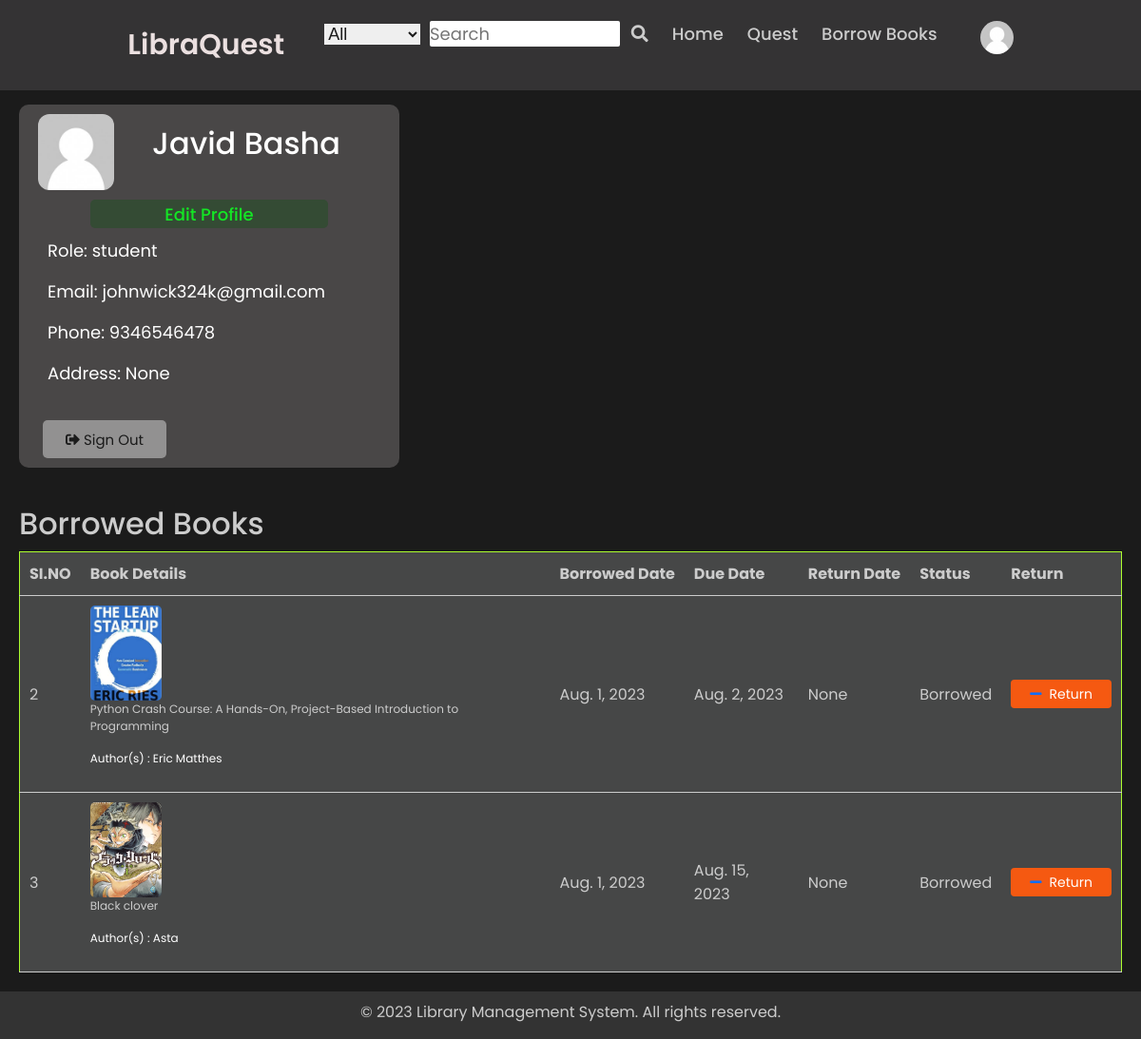
Page /profile/user_profile/javid/ (signed in) on the earlier database version.
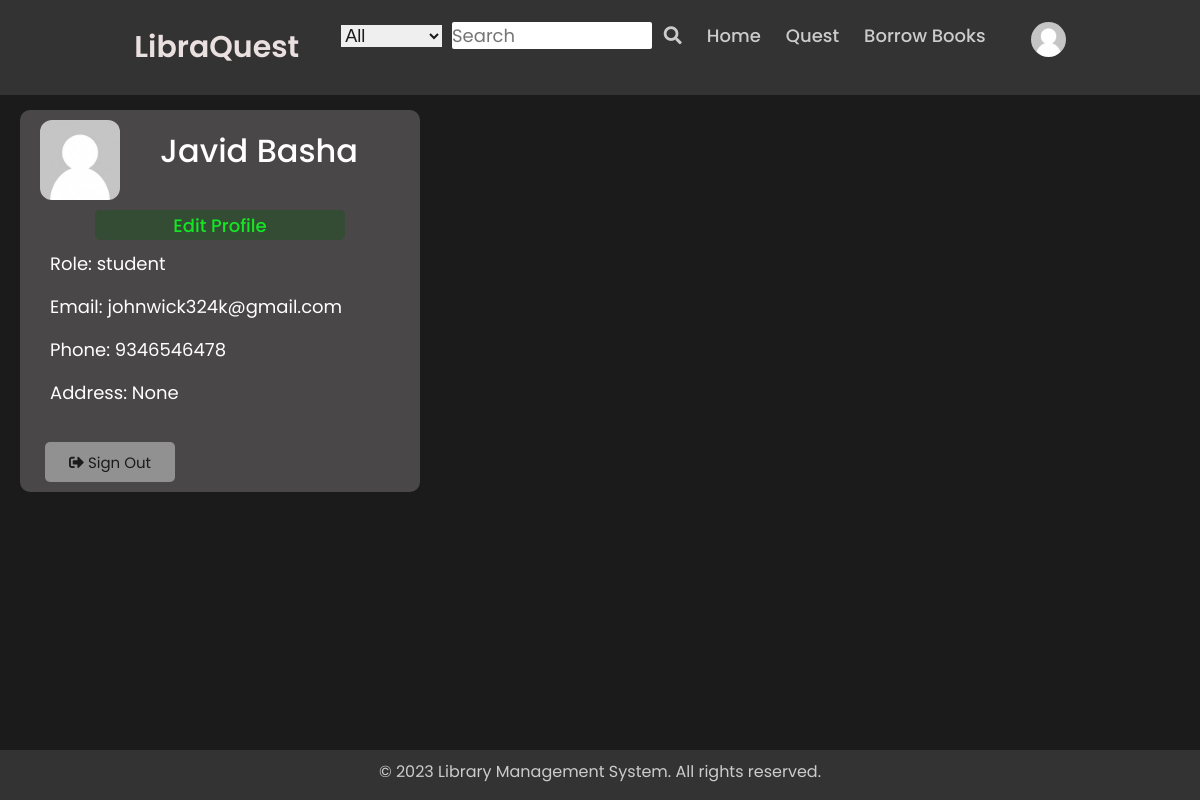
Same page on the later database version.
### my_app/models.py (models this page shows, shortened)
class RegisterModel(AbstractUser,PermissionsMixin):
    DEFAULT_USER_IMAGE = r'C:\\Users\\user\\Environments\\myenv\\Scripts\\LibraryManagementSystem\\media\\profile\\default_user.jpg'
    ROLE_CHOICES = (
        ('student' , 'Student'),
        ('teacher', 'Teacher'),
        ('librarian' , 'Librarian'),
        ('admin', 'Admin')
    )
    first_name = models.CharField(max_length=30)
    last_name = models.CharField(max_length=30)
    username = models.CharField(max_length=20, unique=True)
    email = models.EmailField(max_length=50, unique=True)
    role = models.CharField(max_length=20)
    profile_image = models.ImageField(upload_to="profile/", default=DEFAULT_USER_IMAGE ,null=True, blank=True)
    phone = models.CharField(max_length=20)
    address = models.TextField(max_length=200 ,blank=True, null=True)
    token = models.TextField(max_length=300 , blank=True, null = True)
    email_confirmed = models.BooleanField(default=False)
    is_staff = models.BooleanField(default=False)
    is_superuser = models.BooleanField(default=False)
    USERNAME_FIELD = 'username'
    objects = UserManager()

class Borrowings(models.Model):
    STATUS_CHOICES = (
        ('Borrowed', 'Borrowed'),
        ('Returned', 'Returned'),
        ('Overdue', 'Overdue'),
    )
    member = models.ForeignKey(Member , on_delete=models.CASCADE)
    book = models.ForeignKey(Books , on_delete=models.CASCADE)
    borrowed_date = models.DateField(default=timezone.now)
    due_date = models.DateField()
    return_date = models.DateField(null=True , blank=True)
    fine_amount = models.DecimalField(max_digits=8, decimal_places=2, null=True,blank=True)
    status = models.CharField(max_length=50,choices=STATUS_CHOICES,default="None")

class Books(models.Model):
    title = models.TextField(null=False)
    author_name = models.CharField(max_length=50)
    isbn = models.CharField(max_length=20)
    publisher = models.CharField(max_length=200,null=True,blank=True)
    publication = models.DateField()
    edition = models.IntegerField(null=True , blank=True)
    availability = models.CharField(max_length=10,default='No')
    cover_image = models.ImageField(upload_to="book_covers/")
    book_file = models.FileField(upload_to="books/",blank=True , null=True)
    copies_available = models.IntegerField(null=True,blank=True,default=2)
    description = models.TextField(max_length=2000 , null=True , blank=True)

### user_profile/views.py (the view)
# urls.py: path('profile/', include("user_profile.urls"))
def user_profile(request , username ):
    try :
        member = Member.objects.get(user__username=username)
        borrowings = member.borrowings_set.all()
    except Member.DoesNotExist:
        borrowings = None
    return render(request, 'profile/user_profile.html', {
        'user': request.user , 'borrowings' : borrowings
    })

### user_profile/templates/profile/user_profile.html (shortened to what this page needs)
<link rel="stylesheet" href="https://cdn.jsdelivr.net/npm/bootstrap@5.3.0/dist/css/bootstrap.min.css">
{% extends 'forms/base.html' %}
{% load static %}
{% block content %}
    <main>
        <div class="component">
            <div class="user">
                <div class="profile-picture">
                    {% if user.profile_image.url %}
                        <img src="{{ user.profile_image.url }}" alt="Profile Picture">
                    {% else %}
                        <img src="{{ user.profile_image.url }}" alt="Default Profile Picture">
                    {% endif %}
                </div>
                <div class="user-name">
                    <h2>{{ user.first_name}} {{ user.last_name }}</h2>
                </div>
            </div>
            <div class="edit-btn">
                <button id="b1">Edit Profile</button>
            </div>
            <div class="user-info">
                <p>Role: {{ user.role }}</p>
                <p>Email: {{ user.email }}</p>
                <p>Phone: {{ user.phone }}</p>
                <p>Address: {{ user.address }}</p>
            </div>
            <div class="actions">
                <button class="btn btn-primary" id="b2"><i class="fas fa-sign-out-alt"></i> Sign Out</button>
            </div>
        </div>
        {% if borrowings %}
        <div class="activity book-details">
            <h2>Borrowed Books</h2>
            <table>
                <tr>
                    <th>SI.NO</th>
                    <th>Book Details</th>
                    <th>Borrowed Date</th>
                    <th>Due Date</th>
                    <th>Return Date</th>
                    <th>Status</th>
                    <th>Return</th>
                </tr>
                {% for borrowing in borrowings %}
                    {% if borrowing.status == 'Borrowed' %}
                    <tr>
                        <td>{{ forloop.counter }}</td>
                        <td>
                            <div class="cover-image">
                                <img src= "{{ borrowing.book.cover_image.url }}" alt="Cover Image">
                            </div>
                            <p>{{ borrowing.book.title }}</p>
                            <p style="color:#fff">Author(s) : {{ borrowing.book.author_name }}</p>
                        </td>
                       <td>{{ borrowing.borrowed_date}}</td>
                       <td>{{ borrowing.due_date }}</td>
                       <td>{{ borrowing.return_date }}</td>
                       <td>{{ borrowing.status }}</td>
                       <td>
                        <button class="return-button">
                            <a href="{% url 'return_book' book_id=borrowing.book.id %}"><i class="fas fa-minus"></i></a> Return
                        </button>
                        </td>
                    </tr>
                    {% endif %}
                {% endfor %}
            </table>
        </div>
        {% endif %}
    </main>
{% endblock %}

### my_app/templates/forms/base.html (shortened to what this page needs)
{% load static %}
<!DOCTYPE html>
<html lang="en">
    <head>
        <link rel="stylesheet" type="text/css" href="{% static 'css/base_styles.css' %}">
        <link rel="stylesheet" href="https://cdnjs.cloudflare.com/ajax/libs/font-awesome/5.15.2/css/all.min.css">
        <link rel="stylesheet" href="{% static 'css/profile.css' %}">
    </head>
    <body>
        <nav class="navbar">
            <div class="content">
                <div class="logo"><a href="{% url 'signup:about_libraquest' %}">LibraQuest</a></div>
                <ul class="menu-list">
                    <li>
                        <div class="search">
                            <select class="drop-down">
                                <option value="All">All</option>
                            </select>
                            <input type="text" name="search" placeholder="Search" class="search-box" required>
                            <i class="fas fa-search" onclick="book_search()"></i>
                        </div>
                    </li>
                    <li><a href="{% url 'signup:homepage'%} ">Home</a></li>
                    <li><a href="#">Quest</a></li>
                    {% if user.is_authenticated %}
                    <li>
                        <a href="{% url 'signup:show_books' %}">Borrow Books</a>
                    </li>
                    {% else %}
                    <li>
                        <a href="{% url 'signup:login_user' %}">Sign in</a>
                    </li>
                    {% endif %}
                    {% if user.is_authenticated %}
                        <div class="profile">
                            {% if user.profile_image.url %}
                                <li><a href="{% url 'user_profile' username=request.user.username %}" ><img src="{{ user.profile_image.url }}" alt="Profile Picture"></a></li>
                            {% else %}
                                <li><a href="{% url 'user_profile' username=request.user.username  %}"><img src="{{ user.profile_image.url }}" alt="Default Profile Picture"></a></li>
                            {% endif %}
                        </div>
                    {% else %}
                        <li><a href="{%url 'signup:register' %}">Sign Up</a></li>
                    {% endif %}
                </ul>
            </div>
        </nav>
        {% block content %}
        {% endblock %}
        <footer class="footer">
            <p>&copy; 2023 Library Management System. All rights reserved.</p>
        </footer>
    </body>
</html>

### my_app/templates/pop_up_msg.html (shortened to what this page needs)
{% load static %}

### my_app/static/css/base_styles.css (style rules this page uses)
* { margin: 0; padding: 0; box-sizing: border-box; font-family: "Poppins" , sans-serif; }
html { height: 100%; }
body { display: flex; flex-direction: column; min-height: 100%; }
footer { margin-top: auto; text-align: center; color: #ccc; padding-top: 10px; background-color: #333; }
.content { max-width: 1250px; margin: auto; padding: 0 30px; }
.navbar { position:fixed; width: 100%; top: 0; z-index: 9999; padding: 22px 0; transition: all 0.3s ease; background: #a09ea02f; }
.navbar .content { display: flex; justify-content: space-between; align-items: center; }
.navbar .logo a { color: #ebe0e0; font-size: 30px; text-decoration: none; font-weight: 600; }
.navbar .menu-list { display: inline-flex; }
.menu-list li { list-style: none; }
.menu-list li a { color: #ccc; font-size: 18px; font-weight: 500; text-decoration: none; transition: all 0.3s ease; margin-left: 25px; }
.menu-list input { font-size: 18px; font-family: "Poppins",sans-serif; outline: none; border: none; border-radius: 2px; width: 200px; }
.search { color:#ccc; font-size: 18px; padding-left: 10px; background-size: 0px; caret-color: #1b1b1b; }
.search .drop-down { font-size: 18px; border: none; outline: none; padding-right: 5px; margin-right: 5px; font-family: "Arial" , 'Segoe UI', Tahoma, Verdana, sans-serif; }
.search i { padding-left: 7px; cursor: pointer; }
.search select { cursor: pointer; }
.search select , option , input { color: #1b1b1b; }
.profile img { width: 35px; height: 35px; border-radius: 50%; object-fit: cover; margin-left: 20px; }

### user_profile/static/css/profile.css (style rules this page uses)
* { margin: 0; padding: 0; box-sizing: border-box; font-family: "Poppins" , sans-serif; }
body { background: #1b1b1b; }
main { display: flex; flex-direction: column; justify-content: flex-start; }
.component { margin-left: 20px; margin-top: 110px; background: #494747; width: 400px; height: 100%; color: #fff; border-radius: 10px; }
.component .user { font-size: 18px; display: flex; align-items: center; padding-bottom: 10px; border-radius: 10px; }
.profile-picture img { margin-top:10px; width: 80px; height: 80px; border-radius: 15%; object-fit:cover; margin-left: 20px; margin-right: 40px; }
.component .user-info { margin: 10px; font-size: 18px; padding-left: 20px; padding-bottom: 10px; }
.component .actions { display: flex; flex-direction:unset; margin: 10px; }
.component .edit-btn button { width: 250px; height: 30px; text-align: center; color: #14e625; background: #344b34; border: none; border-radius: 5px; font-size: 18px; margin-left: 75px; font-weight: 500; cursor: pointer; }
.component .actions button { width: 130px; padding: 10px 10px 10px 10px; height: 40px; text-align: center; color: #1b1b1b; background: #929191; border: none; border-radius: 5px; font-size: 15px; margin-left: 15px; cursor: pointer; }

Differences in the rows shown:
removed Borrowings: book.cover_image (picture), book "Python Crash Course: A Hands-On, Project-Based Introduction to Programming", book.author_name "Eric Matthes", borrowed_date "Aug. 1, 2023", due_date "Aug. 2, 2023", return_date "None", status "Borrowed"
removed Borrowings: book.cover_image (picture), book "Black clover", book.author_name "Asta", borrowed_date "Aug. 1, 2023", due_date "Aug. 15, 2023", return_date "None", status "Borrowed"
Other differences:
text no longer shown: "Borrowed Books SI.NO Book Details Borrowed Date Due Date Return Date Status Return"
